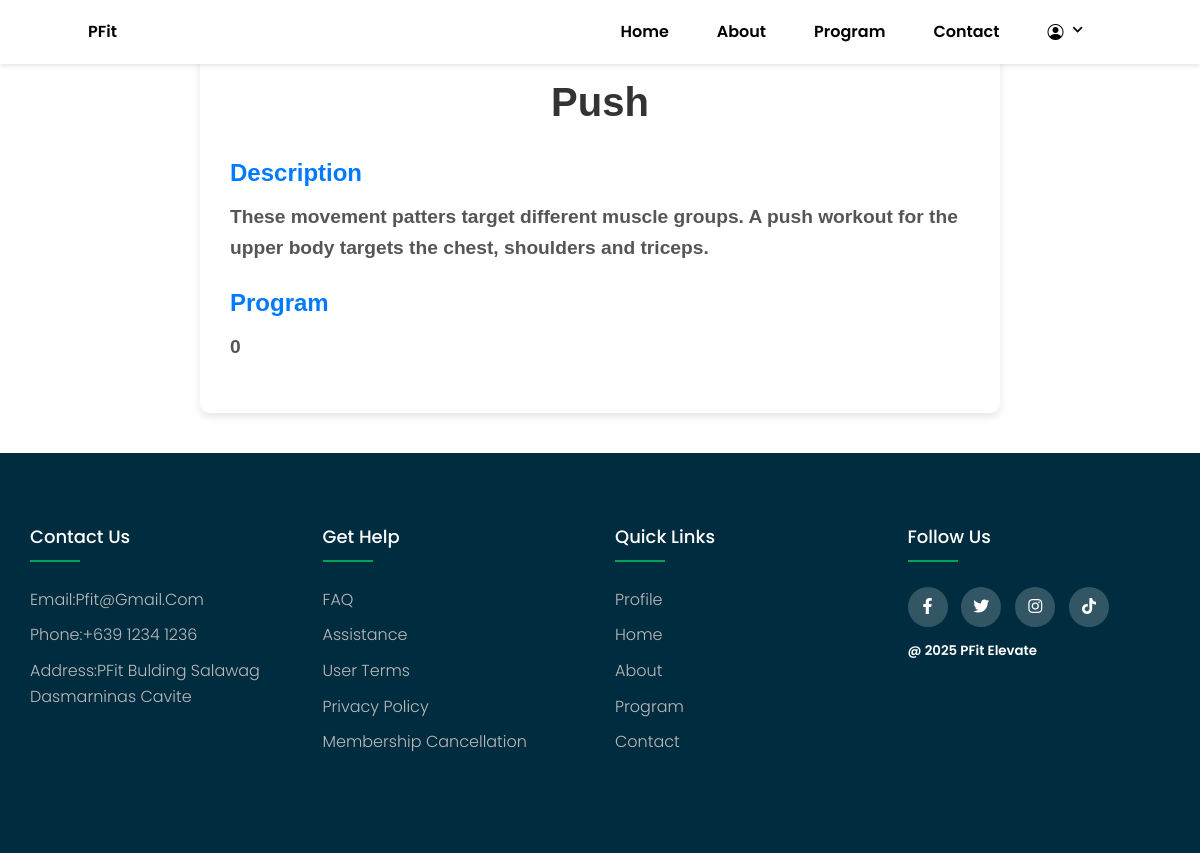
/workoutplans/1/, run on an earlier commit of the app's database.
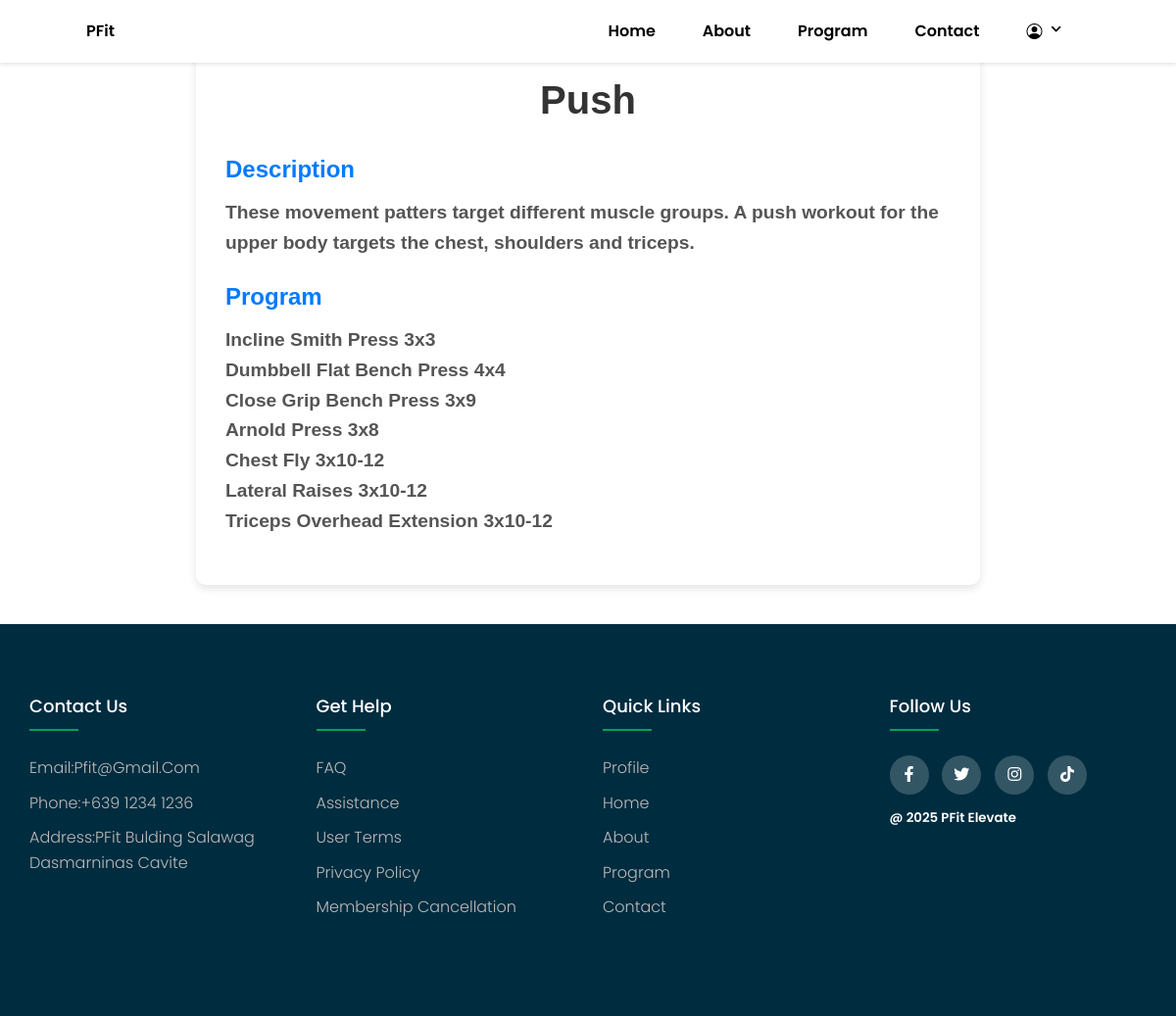
And on a later commit of the database.
### app/models.py (models this page shows, shortened)
class WorkoutPlan(models.Model):
    workoutPlanID = models.AutoField(primary_key=True)
    workoutPlanName = models.CharField(max_length=100)
    workoutGoal = models.ManyToManyField(Goals)
    workoutPlanDescription = models.TextField()
    workoutProgram = models.TextField(max_length=1200)

### app/views.py (the view)
# urls.py: path('workoutplans/<int:pk>/', ExerciseDetailView.as_view(), name='workoutplan_detail'),
class ExerciseDetailView(DetailView):
    model = WorkoutPlan
    context_object_name = 'workoutplan'
    template_name = 'apps/homepages/exerciseview.html'

### app/templates/apps/homepages/exerciseview.html (shortened to what this page needs)
{% extends 'apps/homepages/homepagebase.html'%}
{% load static %}
{% block content%}
<link rel="stylesheet" href="{% static 'css/profile_info.css' %}">
<div class="exercise-detail">
    <h1>{{ workoutplan.workoutPlanName }}</h1>
    <div class="detail-item">
        <h2>Description</h2>
        <p>{{ workoutplan.workoutPlanDescription }}</p>
    </div>
    <div class="detail-item">
        <h2>Program</h2>
        <a href="{% url 'video'%}#popup"> <p>{{ workoutplan.workoutProgram |linebreaksbr}}</p>
       </a>
    </div>
</div>
{% include 'apps/homepages/footer.html' %}
{% endblock content %}

What changed in the data, as far as the page shows it:
changed WorkoutPlan "Push": workoutProgram "0" → "Incline Smith Press 3x3 Dumbbell Flat Bench Press 4x4 Close Grip Bench Press 3x9 Arnold Press 3x8 Chest Fly 3x10-12 Lateral Raises 3x10-12 Triceps Overhead Extension 3x10-12"
